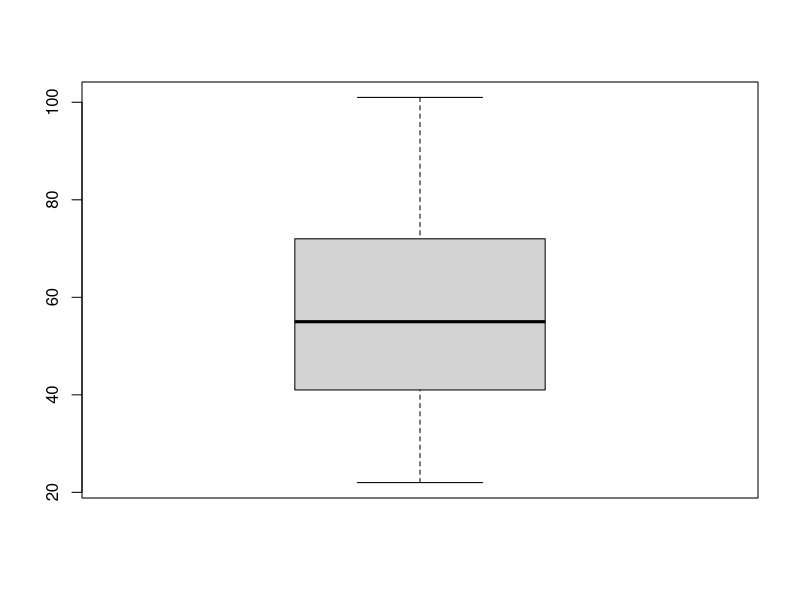
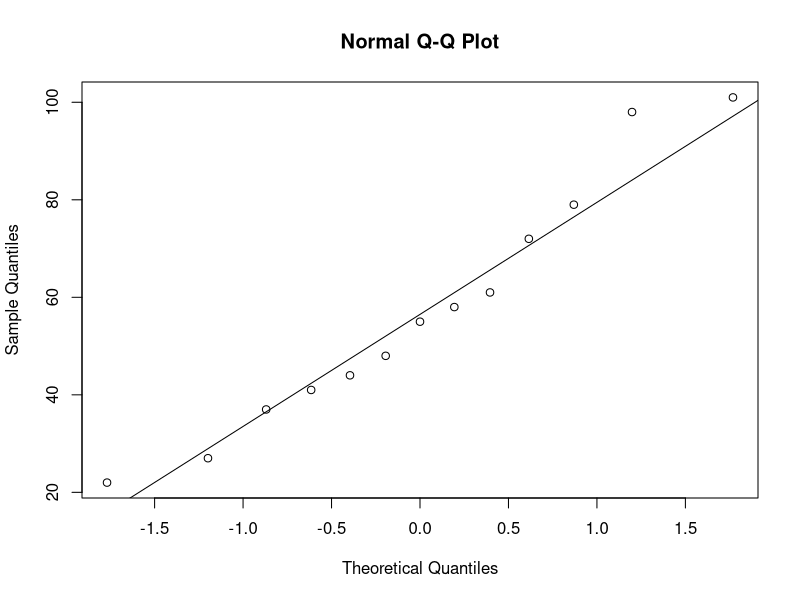
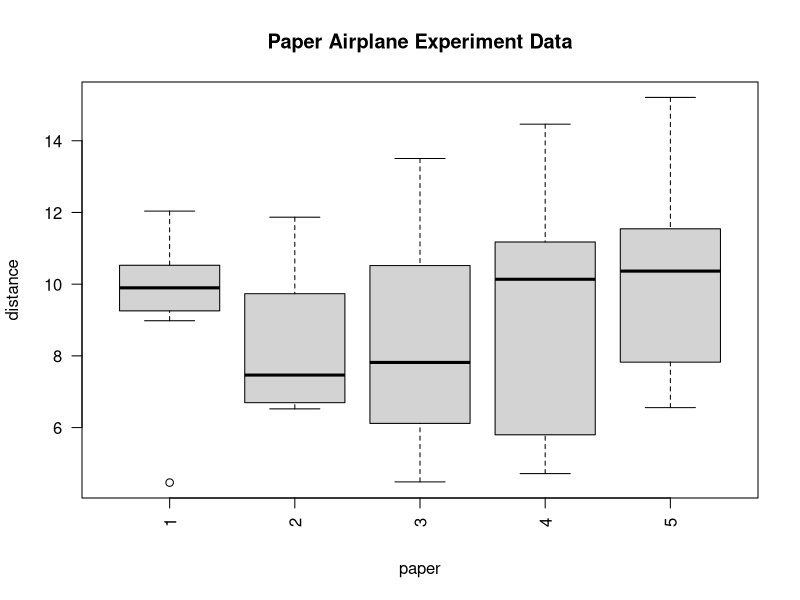

Here is the R script that generated these plots, in order: (Note: this script raises an error after producing the figures.)
x <- c(27,48,72,101,98,37,22,55,41,79,58,44,61)
sd(x)
boxplot(x)
qqnorm(x)
qqline(x)
t.test(x, mu=50, conf.level = 0.99)


papergroup <- factor(rep(1:5, 7))
distances <- rnorm(35, mean = 9, sd = 3)


boxplot(distances ~ papergroup, xlab="paper", ylab = "distance", main= "Paper Airplane Experiment Data", las=2)

anova(lm(distances ~ papergroup))

# The p-value is .3316 which is not small. Therefore, there is no evidence that the mean
# distance traveled by the simulated paper airplanes are different for the different groups


b3.lm<- lm(y ~ x7 + x10, data=table.b3)
coef(b3.lm)

summary(b3.lm)

#The fitted model is
# y = 30.375 + 2.048x7 − 0.005x10
# where the error has mean 0 and an estimated standard deviation of 3.16.

predict(b3.lm, newdata=data.frame(x7 = 4, x10 = 5000), interval ="confidence")
# The 95% confidence interval for gas mileage for such cars is (10.8, 18.9).

# This is very similar to the smoother() function described in the textbook, with median in place
# of mean.
TukeySmooth <- function(x, y, x.min, x.max, window=1) {
  xpoints <- seq(x.min, x.max, len=401)
  ymedians<- numeric(401)
  for (i in 1:length(xpoints)) {
    indices <- which(abs(x - xpoints[i]) < window)
    if (length(indices) < 1) {
      stop("Your choice of window width is too small.")
    } else {
      ymedians[i] <- median(y[indices])
    }
  }
  data.frame(x = xpoints, y = ymedians)
}


women.TS <- TukeySmooth(women$height, women$weight, x.min = 58, x.max=72, window=5)
plot(weight ~ height, data = women)
lines(women.TS)

f <- function(x) x/2 - 24.5/x
curve(f(x), 0.1, 10)
abline(0,1)
# Since the function and the line do not intersect, the function does not have a fixed point
x <- 25
for (i in 1:10) {
  x <- f(x)
  print(x)
}
